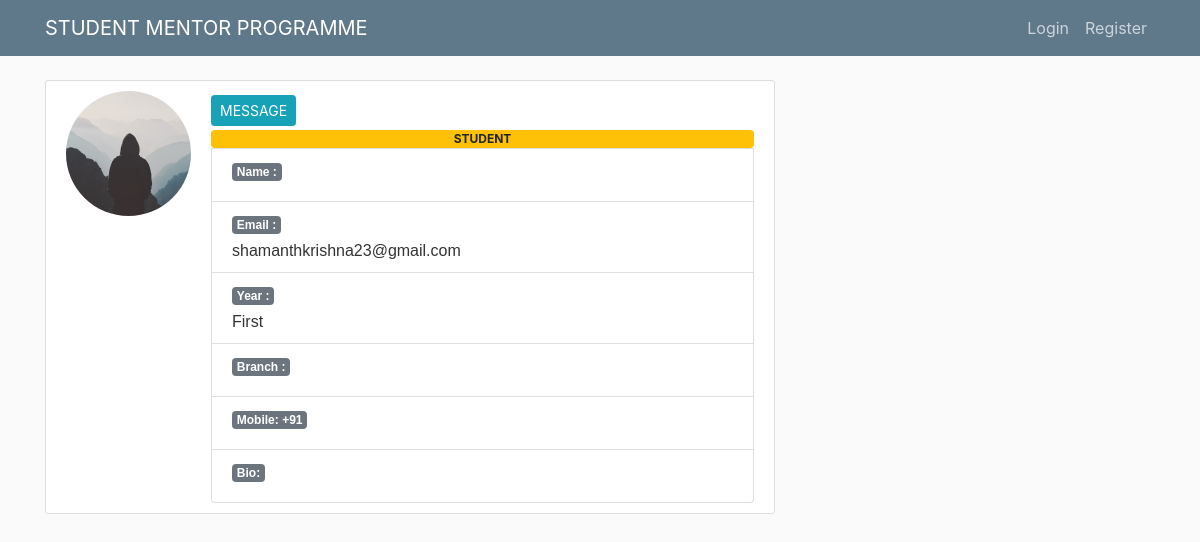
Page /profile/1/ on the committed database.
### users/models.py (models this page shows, shortened)
class Profile(models.Model):
	year_choices = (
		('First','First'),
		('Second','Second'),
		('Third','Third'),
		('Fourth','Fourth')
		)
	branch_choices = (
		(' Civil Engineering',' Civil Engineering'),
		('Mechanical Engineering','Mechanical Engineering'),
		('Electrical & Electronics Engineering','Electrical & Electronics Engineering'),
		(' Electronics & Communication Engineering',' Electronics & Communication Engineering'),
		('Industrial & Production Engineering ','Industrial & Production Engineering'),
		(' Computer Science & Engineering',' Computer Science & Engineering'),
		('Information Science & Engineering','Information Science & Engineering')
		)
	user = models.OneToOneField(User, on_delete = models.CASCADE)
	image = models.ImageField(default = 'default.jpg',upload_to = 'profile_pics')
	year = models.CharField(max_length = 8,choices = year_choices,default = 'First')
	branch = models.CharField(max_length = 60,choices = branch_choices)
	bio = models.TextField(blank = True)
	mobile = models.CharField(max_length = 15,blank = True)

### users/views.py (the view)
# urls.py: path('profile/<int:pk>/',views.user_profile,name = 'user-profile'),
def user_profile(request,pk):
	context = {
	'var': Profile.objects.filter(id = pk).first()
	}
	return render(request,'users/user_profile.html',context)

### users/templates/users/user_profile.html
{% extends "blog/base.html" %}
{% load crispy_forms_tags %}
{% block content %}
    <div class="content-section">
      <div class="media">
        <img class="rounded-circle account-img" src="{{ var.image.url }}">
        <div class="media-body">
          <a class="btn btn-info btn-sm mt-1 mb-1" href="{% url 'chat' var.id  %}" style="text-align: center;">MESSAGE</a>
        <ul class="list-group">
        {% if var.year == 'Third' %}
               <span class="badge badge-success">MENTOR</span>
        {% else %}
         <span class="badge badge-warning">STUDENT</span>
        {% endif %}
          <li class="list-group-item" style="font: icon;"><h6> <span class="badge badge-secondary">Name : </span></h6>{{ var.user.first_name}} {{ var.user.last_name }}</li>
          <li class="list-group-item" style="font: icon;"><h6> <span class="badge badge-secondary">Email : </span></h6>{{ var.user.email }}</li>
          <li class="list-group-item" style="font: icon;"><h6> <span class="badge badge-secondary">Year : </span></h6>{{ var.year }}</li>
          <li class="list-group-item" style="font: icon;"><h6> <span class="badge badge-secondary">Branch : </span></h6>{{ var.branch }}</li>
          <li class="list-group-item" style="font: icon;"><h6> <span class="badge badge-secondary">Mobile:   +91 </span></h6>{{ var.mobile }}</li>
          <li class="list-group-item" style="font: icon;"><h6> <span class="badge badge-secondary"> Bio: </span></h6>{{ var.bio }}</li>
        </ul>
      </div>
    </div>
{% endblock content %}

### blog/static/blog/main.css (style rules this page uses)
body { background: #fafafa; color: #333333; margin-top: 5rem; }
h1, h2, h3, h4, h5, h6 { color: #444444; }
ul { margin: 0; }
.content-section { background: #ffffff; padding: 10px 20px; border: 1px solid #dddddd; border-radius: 3px; margin-bottom: 20px; }
.account-img { height: 125px; width: 125px; margin-right: 20px; margin-bottom: 16px; }

### blog/templates/blog/base.html (style rules this page uses)
img { height: 60px; width: 68px; }

### rows in the picture
Profile: image (placeholder picture), user.email "shamanthkrishna23@gmail.com", year "First"
